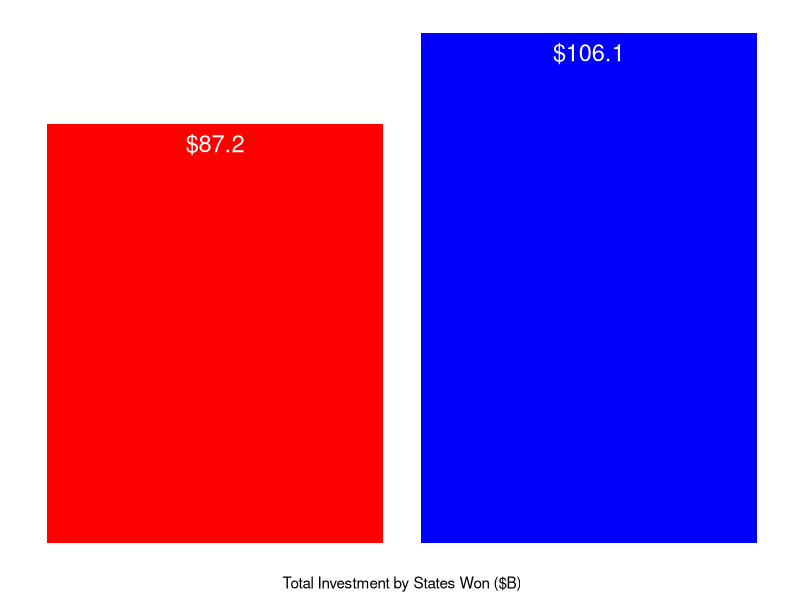
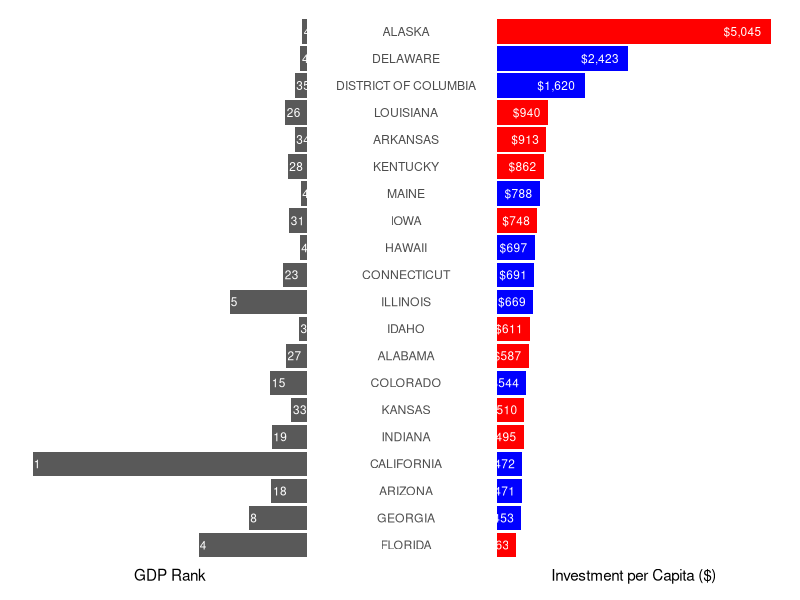
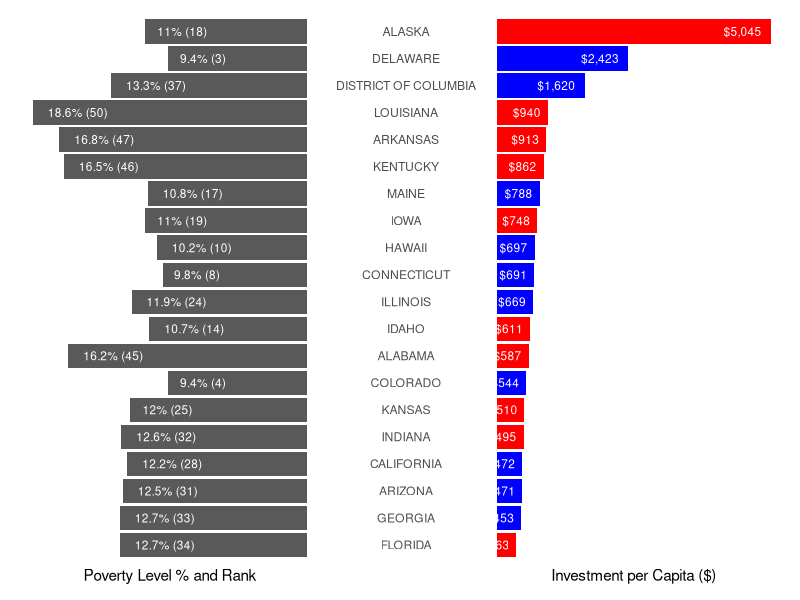
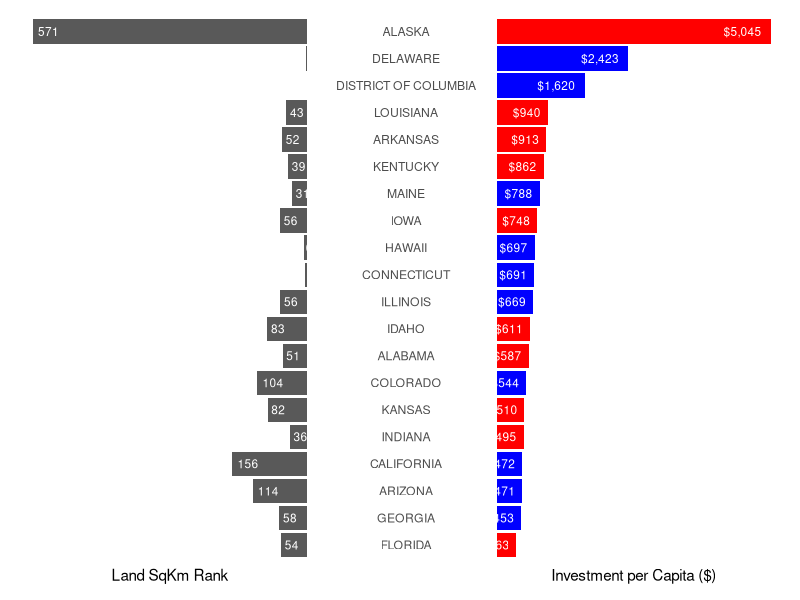

Source code (R) for these figures, in order:
## ---- chunk 1
# chunks
knitr::opts_chunk$set(echo=TRUE, eval=TRUE, include=TRUE, 
message=FALSE, warning=FALSE, fig.height=5, fig.align='center')

# libraries
library(tidyverse)
library(readxl)
library(patchwork)
library(scales)

# ggplot
theme_set(theme_light())
## ---- chunk 2
data <- read_excel('story-1-data.xlsx', sheet='analysis')
## ---- chunk 3
df_sum <- data %>%
  select(c(investment_b, biden_win)) %>%
  group_by(biden_win) %>%
  summarize(total_investment_b = sum(investment_b))

plot_sum <- df_sum %>%
  ggplot(aes(x=biden_win, y=total_investment_b, fill=factor(biden_win))) +
  geom_bar(stat='identity', position='identity') +
  scale_fill_manual(values = c('red','blue')) +
  labs(x = "Total Investment by States Won ($B)", y = "Total Investment ($B)") +
  geom_text(aes(label = paste0('$', round(total_investment_b,2))),
            color='white', position = position_nudge(y = -4), hjust = .5, size=6) +
  theme_minimal() +
  theme(
    plot.title = element_blank(),
    axis.text.x = element_blank(),
    axis.title.y = element_blank(),
    axis.text.y = element_blank(),
    panel.grid.major = element_blank(),
    panel.grid.minor = element_blank(),
    legend.position = 'none'
  )

plot_sum
## ---- chunk 4
df_top <- data %>%
  select(c('region','biden_win','investment_pc','gdp_m','area_sqkm','road_miles','gdp_rank', 'poverty_lvl', 'poverty_rank')) %>%
  mutate(region = factor(region, levels = region[order(investment_pc)]),
         gdp_m = round(gdp_m/1000,1),
         investment_pc = round(investment_pc,0)) %>%
  slice(1:20)

inv_rank_right <- df_top %>%
  ggplot(aes(x = region, y = investment_pc, fill=factor(biden_win))) +
  geom_bar(stat = "identity", position = "identity") +
  scale_fill_manual(values = c('red','blue')) +
  coord_flip() +
  scale_y_continuous(labels = abs) +
  labs(x = "State", y = "Investment per Capita ($)") +
  geom_text(aes(label = paste0('$', scales::comma(investment_pc))),
            color='white', hjust=1.25, size=3) +
  theme_minimal() +
  theme(
    plot.title = element_blank(),
    axis.text.x = element_blank(),
    axis.title.y = element_blank(),
    panel.grid.major = element_blank(),
    panel.grid.minor = element_blank(),
    legend.position = 'none',
    axis.text.y = element_text(hjust = 0.5),
    plot.margin = margin(5.5, 5.5, 5.5, 5.5)
  )

gdp_rank_left <- df_top %>%
ggplot(aes(x = region, y = -gdp_m)) +
  geom_bar(stat = "identity", position = "identity") +
  coord_flip() +
  scale_y_continuous(labels = abs) +
  labs(x = "State", y = "GDP Rank") +
  geom_text(aes(label = paste0(gdp_rank)),
    color='white', position = position_nudge(y = 3), hjust = -0.1, size=3) +
  theme_minimal() +
  theme(
    plot.title = element_blank(),
    axis.text.x = element_blank(),
    axis.title.y = element_blank(),
    axis.text.y = element_blank(),
    panel.grid.major = element_blank(),
    panel.grid.minor = element_blank(),
    legend.position = 'none'
  )

gdp_rank_left + inv_rank_right
## ---- chunk 5
poverty_rank_left <- df_top %>%
  ggplot(aes(x = region, y = -poverty_lvl)) +
  geom_bar(stat = "identity", position = "identity") +
  coord_flip() +
  scale_y_continuous(labels = abs) +
  labs(x = "State", y = "Poverty Level % and Rank") +
  geom_text(aes(label = paste0(poverty_lvl, '% (', poverty_rank, ')')),
            color='white', hjust = -0.25, size=3) +
  theme_minimal() +
  theme(
    plot.title = element_blank(),
    axis.text.x = element_blank(),
    axis.title.y = element_blank(),
    axis.text.y = element_blank(),
    panel.grid.major = element_blank(),
    panel.grid.minor = element_blank(),
    legend.position = 'none'
  )
  
poverty_rank_left + inv_rank_right
## ---- chunk 6
area_sqkm_left <- df_top %>%
  ggplot(aes(x = region, y = -area_sqkm)) +
  geom_bar(stat = "identity", position = "identity") +
  coord_flip() +
  scale_y_continuous(labels = abs) +
  labs(x = "State", y = "Land SqKm Rank") +
  geom_text(aes(label = round(area_sqkm/1000,0)),
            color='white', position = position_nudge(y = 3), hjust = -0.25, size=3) +
  theme_minimal() +
  theme(
    plot.title = element_blank(),
    axis.text.x = element_blank(),
    axis.title.y = element_blank(),
    axis.text.y = element_blank(),
    panel.grid.major = element_blank(),
    panel.grid.minor = element_blank(),
    legend.position = 'none'
  )

area_sqkm_left + inv_rank_right
